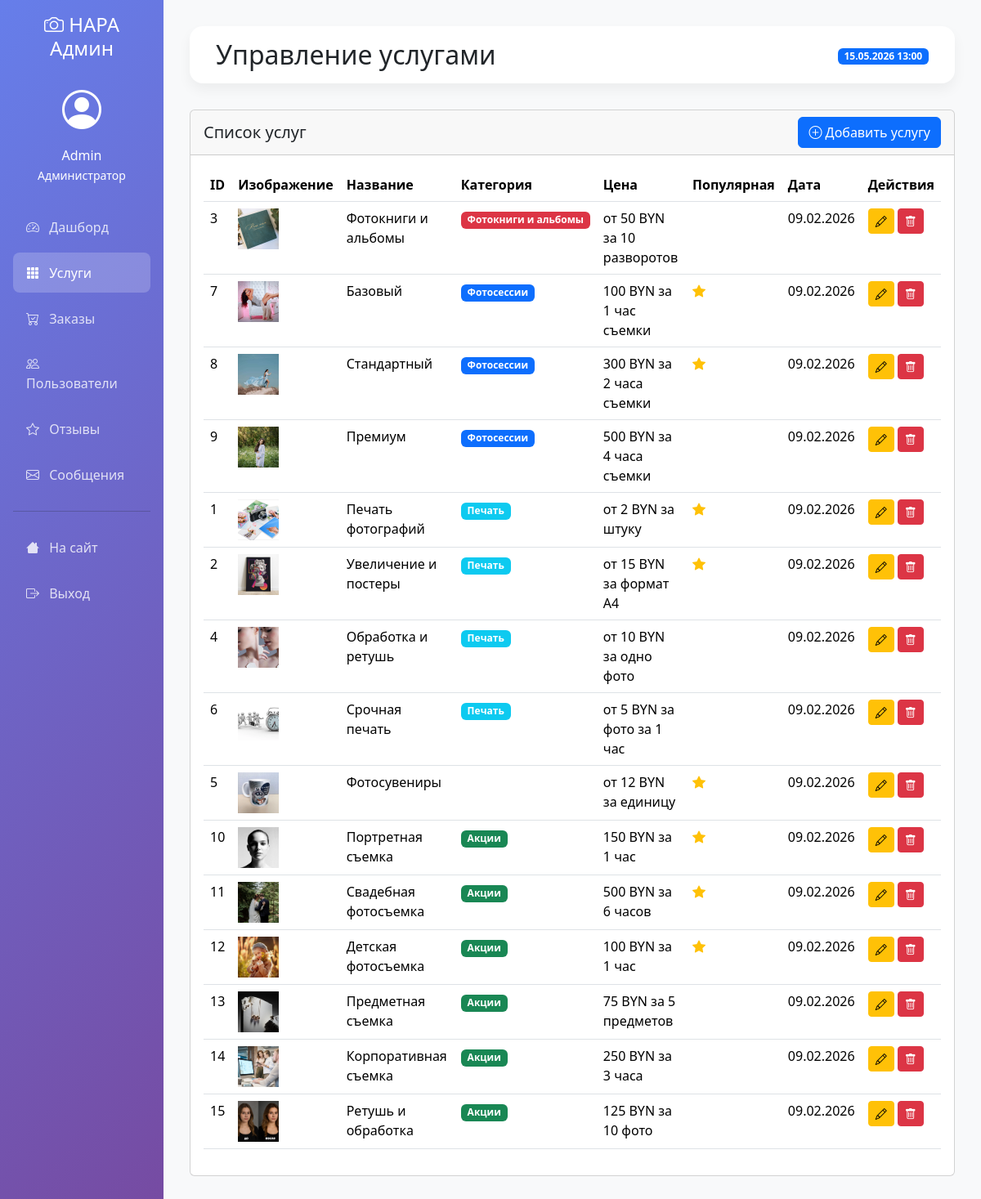
The app's page /admin/services (signed in), older data.
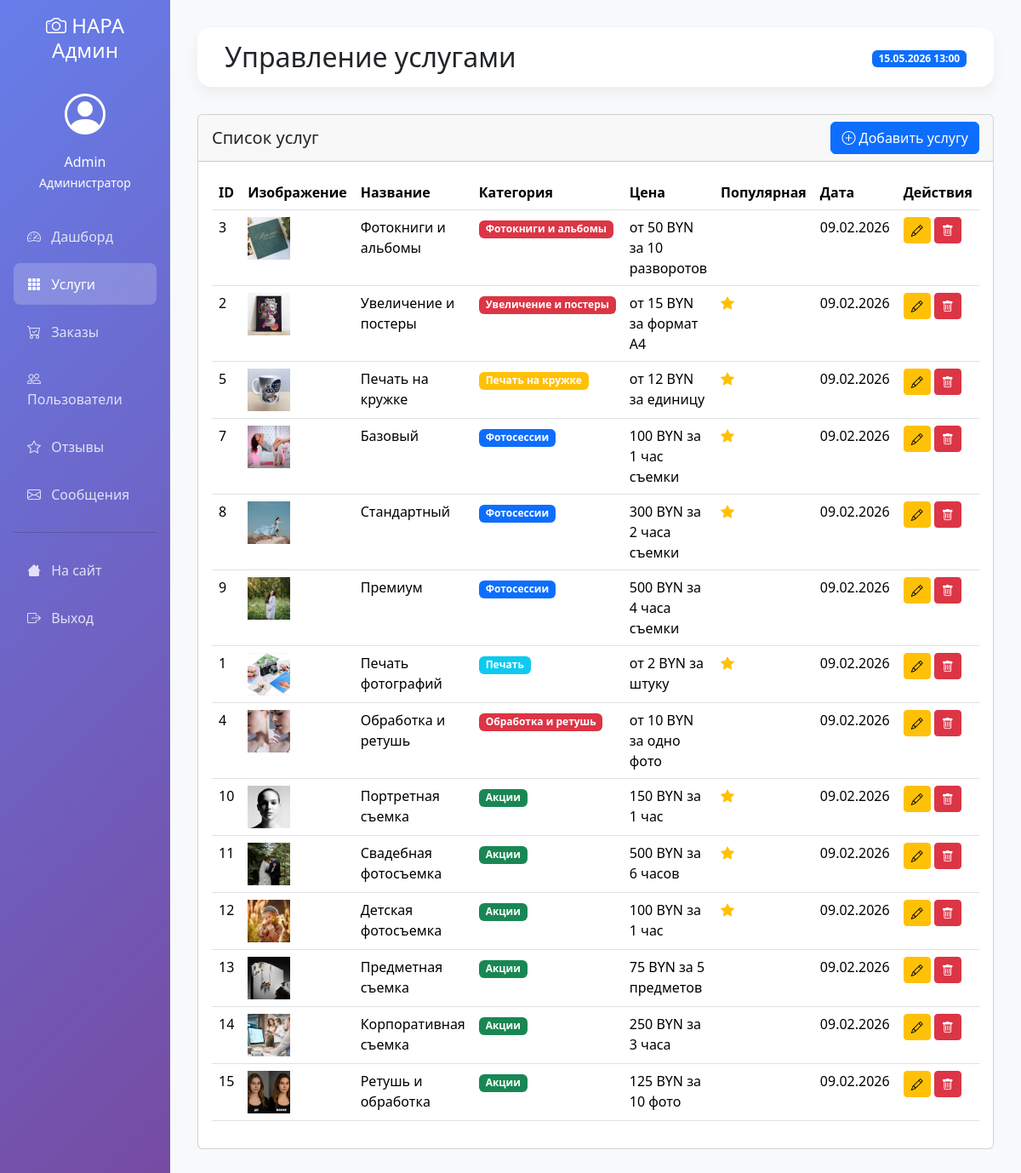
The same page, newer data.
### models.py (models this page shows, shortened)
class User(UserMixin, db.Model):
    __tablename__ = 'users'
    id = db.Column(db.Integer, primary_key=True)
    username = db.Column(db.String(64))
    email = db.Column(db.String(120), unique=True, nullable=False)
    password_hash = db.Column(db.String(256))
    first_name = db.Column(db.String(64))
    last_name = db.Column(db.String(64))
    phone = db.Column(db.String(20))
    created_at = db.Column(db.DateTime, default=datetime.now)
    is_active = db.Column(db.Boolean, default=True)
    is_admin = db.Column(db.Boolean, default=False)
    loyalty_points = db.Column(db.Integer, default=0)
    total_spent = db.Column(db.Float, default=0.0)
    loyalty_level = db.Column(db.String(20), default='regular')  # regular, silver, gold

class Service(db.Model):
    __tablename__ = 'services'
    id = db.Column(db.Integer, primary_key=True)
    title = db.Column(db.String(100), nullable=False)
    category = db.Column(db.String(50), nullable=False)  # 'printing', 'photo_session', 'special_offers'
    subcategory = db.Column(db.String(50))  # Для дополнительной фильтрации
    price_from = db.Column(db.String(20))
    price_period = db.Column(db.String(50))
    image_url = db.Column(db.String(200))
    features = db.Column(db.Text)
    description = db.Column(db.Text)
    order_button_text = db.Column(db.String(50), default="Заказать")
    is_popular = db.Column(db.Boolean, default=False)
    price_value = db.Column(db.Float)  # Для сортировки по цене
    created_at = db.Column(db.DateTime, default=datetime.now)

### admin.py (the view)
@admin_bp.route('/services')
@login_required
@admin_required
def services():
    services = Service.query.order_by(Service.category, Service.created_at.desc()).all()
    return render_template('admin/services.html', services=services)

### admin.py (called while the page is built)
def admin_required(f):
    @wraps(f)
    def decorated_function(*args, **kwargs):
        if not current_user.is_authenticated or not current_user.is_admin:
            flash('Доступ запрещен. Требуются права администратора.', 'danger')
            return redirect(url_for('index'))
        return f(*args, **kwargs)
    return decorated_function

### app.py (called while the page is built)
@login_manager.user_loader
def load_user(user_id):
    return User.query.get(int(user_id))

@app.context_processor
def utility_processor():
    return {'datetime': datetime}

### templates/admin/services.html (shortened to what this page needs)
{% extends "admin/base_admin.html" %}
{% block header %}Управление услугами{% endblock %}
{% block content %}
<div class="card">
    <div class="card-header d-flex justify-content-between align-items-center">
        <h5 class="mb-0">Список услуг</h5>
        <a href="{{ url_for('admin.add_service') }}" class="btn btn-primary">
            <i class="bi bi-plus-circle"></i> Добавить услугу
        </a>
    </div>
    <div class="card-body">
        <div class="table-responsive">
            <table class="table table-hover">
                <thead>
                    <tr>
                        <th>ID</th>
                        <th>Изображение</th>
                        <th>Название</th>
                        <th>Категория</th>
                        <th>Цена</th>
                        <th>Популярная</th>
                        <th>Дата</th>
                        <th>Действия</th>
                    </tr>
                </thead>
                <tbody>
                    {% for service in services %}
                    <tr>
                        <td>{{ service.id }}</td>
                        <td>
                            {% if service.image_url %}
                            <img src="{{ url_for('static', filename=service.image_url) }}"
                                 alt="{{ service.title }}" style="width: 50px; height: 50px; object-fit: cover;">
                            {% else %}
                            <span class="text-muted">Нет фото</span>
                            {% endif %}
                        </td>
                        <td>{{ service.title }}</td>
                        <td>
                            {% if service.category == 'printing' %}
                                <span class="badge bg-info">Печать</span>
                            {% elif service.category == 'photo_session' %}
                                <span class="badge bg-primary">Фотосессии</span>
                            {% elif service.category == 'special_offers' %}
                                <span class="badge bg-success">Акции</span>
                            {% elif service.category== 'mug_printing' %}
                                <span class="badge bg-warning">Печать на кружке</span>
                                {% elif service.category== 'album' %}
                                <span class="badge bg-danger">Фотокниги и альбомы</span>
                                 {% elif service.category== 'retouch' %}
                                <span class="badge bg-danger">Обработка и ретушь</span>
                                 {% elif service.category== 'large_format' %}
                                <span class="badge bg-danger">Увеличение и постеры</span>
                            {% endif %}
                        </td>
                        <td>{{ service.price_from }} {{ service.price_period }}</td>
                        <td>
                            {% if service.is_popular %}
                            <i class="bi bi-star-fill text-warning"></i>
                            {% endif %}
                        </td>
                        <td>{{ service.created_at.strftime('%d.%m.%Y') }}</td>
                        <td>
                            <a href="{{ url_for('admin.edit_service', service_id=service.id) }}"
                               class="btn btn-sm btn-warning">
                                <i class="bi bi-pencil"></i>
                            </a>
                            <form action="{{ url_for('admin.delete_service', service_id=service.id) }}"
                                  method="POST" style="display: inline;">
                                <button type="submit" class="btn btn-sm btn-danger"
                                        onclick="return confirm('Вы уверены, что хотите удалить эту услугу?')">
                                    <i class="bi bi-trash"></i>
                                </button>
                            </form>
                        </td>
                    </tr>
                    {% endfor %}
                </tbody>
            </table>
        </div>
    </div>
</div>
{% endblock %}

### templates/admin/base_admin.html (shortened to what this page needs)
<!doctype html>
<html lang="ru">
<head>
    <link rel="stylesheet" href="{{ url_for('static', filename='css/bootstrap.min.css') }}">
    <link rel="stylesheet" href="{{ url_for('static', filename='css/bootstrap-icons.css') }}">
</head>
<body>
    <div class="container-fluid">
        <div class="row">
            <div class="col-md-3 col-lg-2 px-0">
                <div class="sidebar p-3">
                    <h4 class="text-white text-center mb-4">
                        <i class="bi bi-camera"></i> НАРА Админ
                    </h4>
                    <div class="text-white text-center mb-4">
                        <i class="bi bi-person-circle" style="font-size: 3rem;"></i>
                        <p class="mt-2 mb-0">{{ current_user.first_name or current_user.username }}</p>
                        <small>Администратор</small>
                    </div>
                    <nav class="nav flex-column">
                        <a class="nav-link {% if request.endpoint == 'admin.dashboard' %}active{% endif %}"
                           href="{{ url_for('admin.dashboard') }}">
                            <i class="bi bi-speedometer2"></i> Дашборд
                        </a>
                        <a class="nav-link {% if request.endpoint == 'admin.services' %}active{% endif %}"
                           href="{{ url_for('admin.services') }}">
                            <i class="bi bi-grid-3x3-gap-fill"></i> Услуги
                        </a>
                        <a class="nav-link {% if request.endpoint == 'admin.orders' %}active{% endif %}"
                           href="{{ url_for('admin.orders') }}">
                            <i class="bi bi-cart-check"></i> Заказы
                        </a>
                        <a class="nav-link {% if request.endpoint == 'admin.users' %}active{% endif %}"
                           href="{{ url_for('admin.users') }}">
                            <i class="bi bi-people"></i> Пользователи
                        </a>
                        <a class="nav-link {% if request.endpoint == 'admin.reviews' %}active{% endif %}"
                           href="{{ url_for('admin.reviews') }}">
                            <i class="bi bi-star"></i> Отзывы
                        </a>
                        <a class="nav-link {% if request.endpoint == 'admin.messages' %}active{% endif %}"
                           href="{{ url_for('admin.messages') }}">
                            <i class="bi bi-envelope"></i> Сообщения
                        </a>
                        <hr class="bg-white">
                        <a class="nav-link" href="{{ url_for('index') }}">
                            <i class="bi bi-house"></i> На сайт
                        </a>
                        <a class="nav-link" href="{{ url_for('logout') }}">
                            <i class="bi bi-box-arrow-right"></i> Выход
                        </a>
                    </nav>
                </div>
            </div>
            <div class="col-md-9 col-lg-10 px-0">
                <div class="content-wrapper">
                    <div class="admin-header d-flex justify-content-between align-items-center">
                        <h2 class="mb-0">{% block header %}{% endblock %}</h2>
                        <div>
                            <span class="badge bg-primary">{{ datetime.now().strftime('%d.%m.%Y %H:%M') }}</span>
                        </div>
                    </div>
                    {% block content %}{% endblock %}
                </div>
            </div>
        </div>
    </div>
</body>
</html>

### templates/admin/base_admin.html (style rules this page uses)
.sidebar { min-height: 100%; background: linear-gradient(135deg, #667eea 0%, #764ba2 100%); }
.sidebar .nav-link { color: rgba(255,255,255,.8); padding: 0.8rem 1rem; margin: 0.2rem 0; border-radius: 0.5rem; }
.sidebar .nav-link.active { color: white; background: rgba(255,255,255,.2); }
.sidebar .nav-link i { margin-right: 0.5rem; }
.content-wrapper { padding: 2rem; background: #f8f9fa; min-height: 100vh; }
.admin-header { background: white; padding: 1rem 2rem; border-radius: 1rem; margin-bottom: 2rem; box-shadow: 0 0.5rem 1rem rgba(0,0,0,.05); }

Row changes from the older to the newer data that the page shows:
removed Service: id "6", image_url (picture), title "Срочная печать", category "Печать", price_from "от 5 BYN", price_period "за фото за 1 час", created_at "09.02.2026"
changed Service "Увеличение и постеры": category "Печать" → "Увеличение и постеры"; moves up the list
changed Service "от 12 BYN": title "Фотосувениры" → "Печать на кружке"; now shows "Печать на кружке"; moves up the list
changed Service "Обработка и ретушь": category "Печать" → "Обработка и ретушь"
